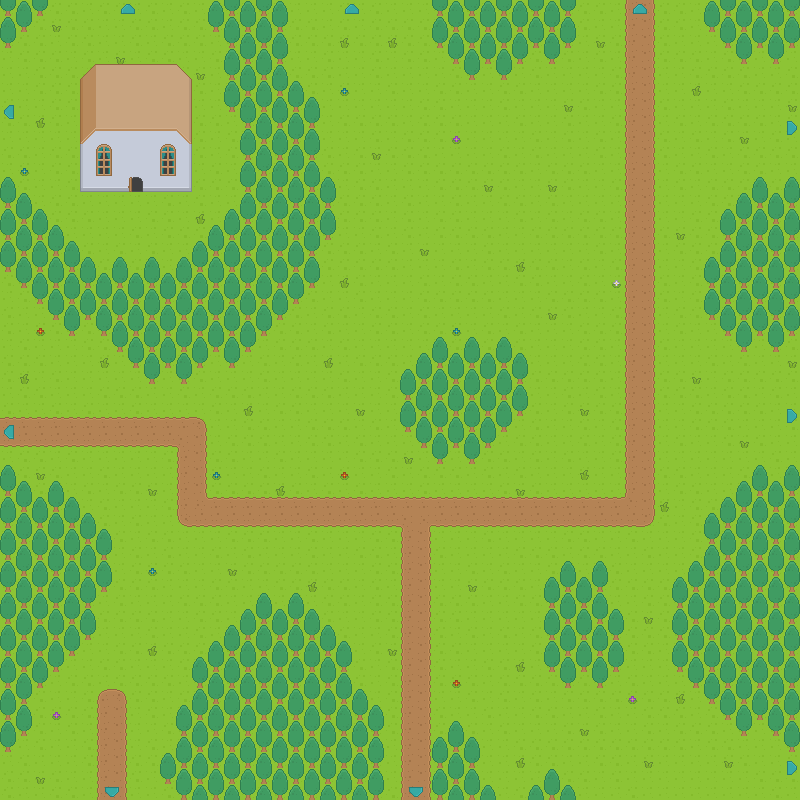

This is a level from a 2D game, rendered from its Tiled map with the project's own tilesets. A one-line summary and the map file follow, with tile-layer data summarised:
An orthogonal 50x50 tile map with 16x16 px tiles, 6 tile layers (Ground Terrain, Ground Overlay, Deco0, Deco1, ...), 6 hidden layers not drawn.

<map version="1.4" tiledversion="1.4.3" orientation="orthogonal" renderorder="right-down" width="50" height="50" tilewidth="16" tileheight="16" infinite="0" nextlayerid="14" nextobjectid="1">
 <editorsettings>
  <export target="The Forest.json" format="json" />
 </editorsettings>
 <tileset firstgid="1" source="roguelikeSheet.tsx" />
 <layer id="1" name="Ground Terrain" width="50" height="50">
  <data>[2500 cells, 2500 non-empty, 2 distinct tile ids]</data>
 </layer>
 <layer id="2" name="Ground Overlay" width="50" height="50">
  <data>[2500 cells, 202 non-empty, 12 distinct tile ids]</data>
 </layer>
 <layer id="3" name="Deco0" width="50" height="50">
  <data>[2500 cells, 773 non-empty, 25 distinct tile ids]</data>
 </layer>
 <layer id="9" name="Deco1" width="50" height="50">
  <data>[2500 cells, 5 non-empty, 3 distinct tile ids]</data>
 </layer>
 <layer id="5" name="Above0" width="50" height="50">
  <data>[2500 cells, 108 non-empty, 10 distinct tile ids]</data>
 </layer>
 <layer id="6" name="Above1" width="50" height="50">
  <data>[2500 cells, 0 non-empty, 0 distinct tile ids]</data>
 </layer>
 <layer id="7" name="Collision" width="50" height="50" visible="0">
  <data>[2500 cells, 718 non-empty, 2 distinct tile ids]</data>
 </layer>
 <layer id="8" name="The Village:-1:32:down:" width="50" height="50" visible="0">
  <data>[2500 cells, 4 non-empty, 2 distinct tile ids]</data>
 </layer>
 <layer id="10" name="The Weeping Forest:3168:-1:left:" width="50" height="50" visible="0">
  <data>[2500 cells, 4 non-empty, 2 distinct tile ids]</data>
 </layer>
 <layer id="12" name="The Foothills:32:-1:right:" width="50" height="50" visible="0">
  <data>[2500 cells, 6 non-empty, 2 distinct tile ids]</data>
 </layer>
 <layer id="13" name="The Pathway:-1:3168:up:" width="50" height="50" visible="0">
  <data>[2500 cells, 6 non-empty, 2 distinct tile ids]</data>
 </layer>
 <layer id="11" name="Monster Search:activator:" width="50" height="50" visible="0">
  <data>[2500 cells, 8 non-empty, 1 distinct tile ids]</data>
 </layer>
</map>
